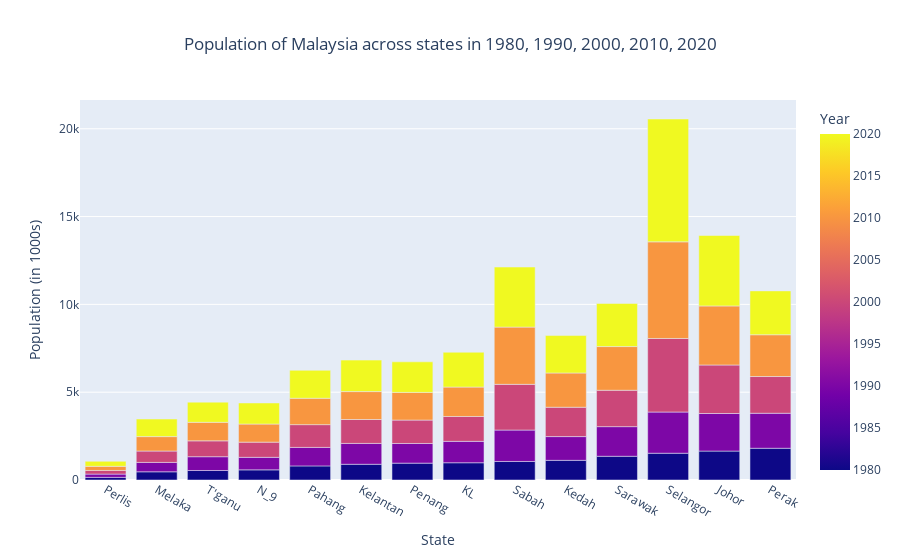

The code cell stored with this chart in its notebook:
### Code cell
# bar charts with multiple years

# filter the DF for the year 1980
df_selected_years = melted_state[melted_state['Year'].isin([1980, 1990, 2000, 2010, 2020])]

# sort the DF by pop in desc order within each year
df_selected_years = df_selected_years.sort_values(by=['Year', 'Population'], ascending=[True, True])

#create bar chart
fig = px.bar(df_selected_years, x='State', y='Population', color='Year', barmode='group', 
title="Population of Malaysia across states in 1980, 1990, 2000, 2010, 2020",
labels={'Population': 'Population (in 1000s)'})

# center the chart title
fig.update_layout(title_x=0.5)

#show the chart
fig.show()

### Figure 1 — Plotly figure (JSON) as saved in the notebook; plotly's stock layout.template omitted (floating-point values rounded to 4 significant figures)
{"data": [{"alignmentgroup": "True", "hovertemplate": "State=%{x}<br>Population (in 1000s)=%{y}<br>Year=%{marker.color}<extra></extra>", "legendgroup": "", "marker": {"color": [1980, 1980, 1980, 1980, 1980, 1980, 1980, 1980, 1980, 1980, 1980, 1980, 1980, 1980, 1990, 1990, 1990, 1990, 1990, 1990, 1990, 1990, 1990, 1990, 1990, 1990, 1990, 1990, 2000, 2000, 2000, 2000, 2000, 2000, 2000, 2000, 2000, 2000, 2000, 2000, 2000, 2000, 2010, 2010, 2010, 2010, 2010, 2010, 2010, 2010, 2010, 2010, 2010, 2010, 2010, 2010, 2020, 2020, 2020, 2020, 2020, 2020, 2020, 2020, 2020, 2020, 2020, 2020, 2020, 2020], "coloraxis": "coloraxis", "pattern": {"shape": ""}}, "name": "", "offsetgroup": "", "orientation": "v", "showlegend": false, "textposition": "auto", "type": "bar", "x": ["Perlis", "Melaka", "T'ganu", "N_9", "Pahang", "Kelantan", "Penang", "KL", "Sabah", "Kedah", "Sarawak", "Selangor", "Johor", "Perak", "Perlis", "Melaka", "N_9", "T'ganu", "Pahang", "Penang", "Kelantan", "KL", "Kedah", "Sarawak", "Sabah", "Perak", "Johor", "Selangor", "Perlis", "Melaka", "N_9", "T'ganu", "Pahang", "Penang", "Kelantan", "KL", "Kedah", "Sarawak", "Perak", "Sabah", "Johor", "Selangor", "Perlis", "Melaka", "N_9", "T'ganu", "Pahang", "Penang", "Kelantan", "KL", "Kedah", "Perak", "Sarawak", "Sabah", "Johor", "Selangor", "Perlis", "Melaka", "T'ganu", "N_9", "Pahang", "Penang", "Kelantan", "KL", "Kedah", "Sarawak", "Perak", "Sabah", "Johor", "Selangor"], "xaxis": "x", "y": [148.7, 466.9, 541.7, 576.7, 802.1, 895.7, 960.7, 982.9, 1055.0, 1120.0, 1351.0, 1524.0, 1646.0, 1807.0, 187, 534.2, 713.4, 784.6, 1054.0, 1118.0, 1187.0, 1218.0, 1352.0, 1688.0, 1788.0, 1993.0, 2140.0, 2345.0, 207.6, 646.6, 866.1, 902.6, 1296.0, 1333.0, 1361.0, 1416, 1672.0, 2072.0, 2092.0, 2604.0, 2762.0, 4189.0, 235.8, 823.6, 1030.0, 1055.0, 1502.0, 1576.0, 1590.0, 1675.0, 1949.0, 2379, 2487.0, 3260, 3363.0, 5502.0, 284.9, 998.4, 1149.0, 1200, 1591.0, 1740.0, 1792.0, 1982.0, 2131.0, 2454.0, 2496, 3419.0, 4010.0, 6994.0], "yaxis": "y"}], "layout": {"barmode": "group", "coloraxis": {"colorbar": {"title": {"text": "Year"}}, "colorscale": [[0, "#0d0887"], [0.1111, "#46039f"], [0.2222, "#7201a8"], [0.3333, "#9c179e"], [0.4444, "#bd3786"], [0.5556, "#d8576b"], [0.6667, "#ed7953"], [0.7778, "#fb9f3a"], [0.8889, "#fdca26"], [1, "#f0f921"]]}, "legend": {"tracegroupgap": 0}, "title": {"text": "Population of Malaysia across states in 1980, 1990, 2000, 2010, 2020", "x": 0.5}, "xaxis": {"anchor": "y", "domain": [0, 1], "title": {"text": "State"}}, "yaxis": {"anchor": "x", "domain": [0, 1], "title": {"text": "Population (in 1000s)"}}}}
